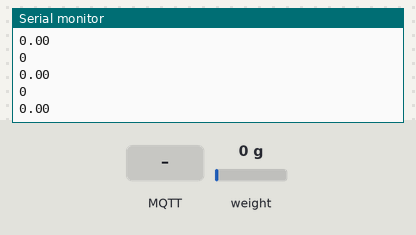
This sketch was run on a simulated ESP32. Parts: the last lines printed to the serial monitor. The test bench sets the inputs (shaded band); at power-on: weight on the scale 0 g. WiFi joins after 1.5 s; servers stay silent unless stated; no MQTT or app messages arrive unless stated.

Above: at 4.7 s.
4.8 s: MQTT message "SetZeroScale" arrives on the first subscribed topic
At 5.7 s:
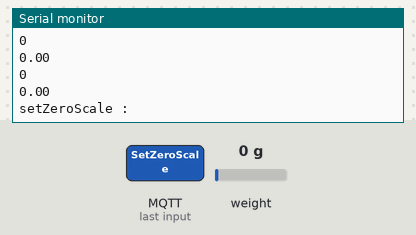
7.8 s: MQTT message "SetCalibrationFactor" arrives on the first subscribed topic
At 7.9 s:
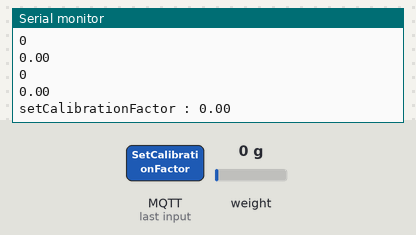
9.4 s: weight on the scale set to 100 g
At 9.42 s:
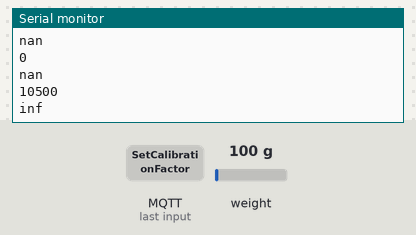
11.0 s: weight on the scale set to 1250 g
At 11.04 s:
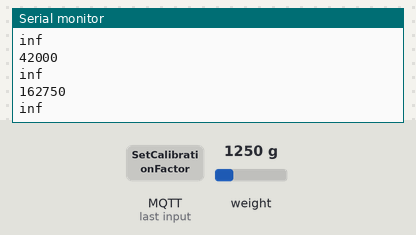
Timing chart, 0 to 13.5 s (numbered marks = the images above; inputs shaded):
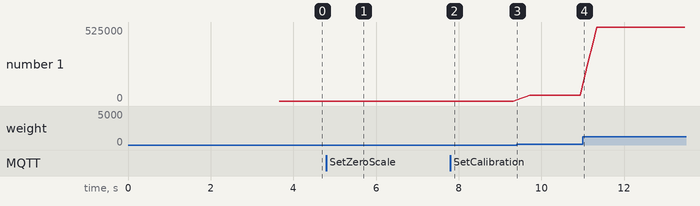

Measured:
- after the input at 4.8 s, the serial monitor: prints a new line after 0.07 s (image 1)
- after the input at 7.8 s, the serial monitor: prints a new line after 0.10 s (image 2)
- after the input at 9.4 s, the serial monitor: prints a new line at once (image 3)
- after the input at 11.0 s, the serial monitor: prints a new line at once (image 4)
- plotted number 1: 0 → 42000 after the input at 9.4 s, 42000 → 525000 after the input at 11.0 s

The sketch:

loadcell.ino
```cpp
#include "variables.h"
#include "weightCheck.h"
#include "wifi_mqtt.h"
#include "HX711.h"
void setup() {
  Serial.begin(115200);  // 시리얼 통신 초기화
  setWifi();             // Wi-Fi 설정
  setMqtt();             // MQTT 설정

  delay(1000);
  setZeroFactor(5);  // 영점 잡기
}

void loop() {
  if (WiFi.status() != WL_CONNECTED) {
    setWifi();
  }
  if (!client.connected()) {
    setMqtt();
  }
  client.loop();


  // HX711 준비 대기(권장)
  while (!scale.is_ready()) {
    delay(1);
  }
  int newDigitalValue = scale.read();  // 현재 값 읽기
  // 이동 평균 계산
  sumOfValues -= averageValue[currentIndex];        // 이전 값 빼기
  averageValue[currentIndex] = newDigitalValue;     // 새로운 값 넣기
  sumOfValues += newDigitalValue;                   // 새로운 합 계산
  currentIndex = (currentIndex + 1) % averageSize;  // 인덱스 업데이트 (순환)

  int digitalValue = sumOfValues / averageSize;  // 이동 평균 값

  checkCalibration(digitalValue);                // 캘리브레이션 값 조정
  calculate(digitalValue);                       // 무게 계산 및 MQTT로 전송
  Serial.println(digitalValue);                  // 무게 디지털값
  Serial.println(weight);

  // 영점 자동잡기
  // 로드셀 무게가 5g 이하일때 이전값과 현재값이 0.1g이하 차이라면 20번 반복시 영점잡기
  // => 영점을 잡을때도 시간이걸림
  // => 이 영점 측정시간(약 0.3~0.5초)동안 무게 감지시(컵이 올라온다거나 하는상황)에서 영점 에러 발생
  // => 따라서 자동 영점잡기 기능은 빼야할 것으로 판단됨
  if (weight <= 5 && fabs(weight - previous_weight) <= 0.1) {
    calibration_count++;  // 조건 만족 시 카운트 증가
    if (calibration_count >= 20) {
      Serial.println("조건 만족 - 영점 재설정");
      setZeroFactor(4);       // 영점 재설정
      calibration_count = 0;  // 카운트 초기화
    }
  } else {
    calibration_count = 0;  // 조건 불만족 시 카운트 초기화
  }
  previous_weight = weight;  // 이전 무게 값 업데이트
  sendWeightMQTT(weight);
}
```

variables.cpp
```cpp
#include "variables.h"

// 와이파이
char wifi_ssid[] = "NNX2-2.4G";
char wifi_password[] = "$@43skshslrtm";
IPAddress wifiIP(192, 168, 0, 251);  // 접속할 고정 IP 주소
IPAddress gateway(192, 168, 0, 1);     // 게이트웨이 주소
IPAddress subnet(255, 255, 255, 0);    // 서브넷 마스크
IPAddress dns(192, 168, 0, 1);
// MQTT
char mqttClientName[] = "LoadcellModule";
char mqttUserName[] = "nanonix"; // 아이디
char mqttPassword[] = "$@43nanonix"; // 패스워드
char publishTopic[] = "LoadcellServer";
char subscribeTopic[] = "LoadcellModule";
IPAddress mqttAddress(192, 168, 0, 230);  // MQTT 브로커 IP. 포트는 미기입시 자동 1883


// HX711 객체 정의
HX711 scale(DOUT_PIN, CLK_PIN, 128);

// 핀 정의
const int DOUT_PIN = 16;
const int CLK_PIN = 17;

// 보정값 및 영점값
float calibration_factor = 1068.1;
int calibration_count = 0;
int zeroFactor = 0;
float tolerance = 200;

// 무게 계산을 위한 변수
int currentIndex = 0;;
const int averageSize = 4;
int averageValue[averageSize] = {0};
long sumOfValues = 0;
int average = 0;
float weight = 0.0;
float previous_weight = 0.0;

// 기타 변수
int weightCount = 0;
bool useManual = false;
```

variables.h
```cpp
#ifndef VARIABLES_H
#define VARIABLES_H

#include <Arduino.h>
#include "HX711.h"

// 와이파이 정보
extern char wifi_ssid[];
extern char wifi_password[];
extern IPAddress wifiIP;    // 고정 IP 주소
extern IPAddress gateway;   // 게이트웨이 주소
extern IPAddress subnet;    // 서브넷 마스크
extern IPAddress dns;    // 서브넷 마스크


// MQTT 정보
extern char mqttClientName[]; // MQTT 접속 클라이언트 이름
extern char mqttUserName[];   // mqtt 유저명
extern char mqttPassword[];   // mqtt 패스워드명
extern char topic[];
extern IPAddress mqttAddress; // MQTT 브로커의 IP 주소
extern char publishTopic[];
extern char subscribeTopic[];


// HX711 객체를 전역 선언
extern HX711 scale;

// 핀 정의
extern const int DOUT_PIN;  // HX711 데이터 핀
extern const int CLK_PIN;   // HX711 클럭 핀

// 보정값 및 영점값
extern float calibration_factor;  // 보정값
extern int calibration_count;     // 보정값 초기화
extern int zeroFactor;            // 영점값
extern float tolerance;           // 허용 오차

// 이동 평균 계산을 위한 변수
extern int currentIndex;
extern const int averageSize;  // 이동 평균 배열 크기
extern int averageValue[];
extern long sumOfValues;      // 평균 나누기전 값
extern float weight;           // 계산된 무게
extern float previous_weight;  // 영점 조절용 이전 무게 변수


// 기타 변수
extern int weightCount;
extern bool useManual;
#endif  // VARIABLES_H
```

weightCheck.cpp
```cpp
#include "weightCheck.h"

// 영점 잡기
void setZeroFactor(int repeatNumber) {
  // Serial.println("영점잡기");
  zeroFactor = scale.read_average(repeatNumber);
  tolerance = zeroFactor * 0.001;
}


// 무게 계산 및 MQTT로 전송
void calculate(int digitalValue) {
  // weight = (digitalValue - zeroFactor) / calibration_factor; // 원본무게
  // weight = round((digitalValue - zeroFactor) / calibration_factor * 5) / 5.0; // 0.2단위 계산
  weight = round((digitalValue - zeroFactor) / calibration_factor * 100) / 100.0;  // 0.1단위 계산
  // if (digitalValue > zeroFactor + (tolerance)) {
  if (weight > 2) {  // 2g보다 클경우
    sendWeightMQTT(weight);
  } else {
    sendWeightMQTT(0);
  }
}

// 캘리브레이션 값 조정 => 캘리브레이션 팩터 => 1g당
// 더 단순 나열식, 사용시에는 함수 최적화를 통해 로직시간을 줄일것 => ex : 400000 이상 / 이하로 나누고 분산시키기
// 현재는 큰 무게부터 작은무게 순으로 내려가지만 실사용시 반대로 작은 무게에서 큰무게순으로 가는게 좋을수도 있음
void checkCalibration(int weightValue) {
  if (useManual == true) {
    return;
  }
  if (weightValue > 800000) {
    calibration_factor = 1062.0;
  } else if (weightValue > 700000) {
    calibration_factor = 1062.5;
  } else if (weightValue > 600000) {
    calibration_factor = 1065.0;
  } else if (weightValue > 500000) {
    calibration_factor = 1065.5;
  } else if (weightValue > 450000) {
    calibration_factor = 1065.5;
  } else if (weightValue > 400000) {
    calibration_factor = 1065.5;
  } else if (weightValue > 300000) {
    calibration_factor = 1065.8;
  } else if (weightValue > 200000) {
    calibration_factor = 1065.7;
  } else if (weightValue > 190000) {
    calibration_factor = 1065.6;
  } else if (weightValue > 180000) {
    calibration_factor = 1065.7;
  } else if (weightValue > 170000) {
    calibration_factor = 1065.8;
  } else if (weightValue > 160000) {
    calibration_factor = 1065.9;
  } else if (weightValue > 150000) {
    calibration_factor = 1066.0;
  } else if (weightValue > 140000) {
    calibration_factor = 1067.0;
  } else {
    calibration_factor = 1068.0;
  }
}
// ====================================================================
// ====================================================================
// 이진탐색 - 내림차 순
struct CalibrationEntry {
  int threshold;
  float factor;
};

CalibrationEntry calibrationTable[] = {
  { 800000, 1062.0 },
  { 700000, 1062.5 },
  { 600000, 1065.0 },
  { 500000, 1065.5 },
  { 450000, 1065.5 },
  { 400000, 1065.5 },
  { 300000, 1065.8 },
  { 200000, 1065.7 },
  { 190000, 1065.6 },
  { 180000, 1065.7 },
  { 170000, 1065.8 },
  { 160000, 1065.9 },
  { 150000, 1066.0 },
  { 140000, 1067.0 }
};

const float defaultFactor = 1068.0;

int tableSize = sizeof(calibrationTable) / sizeof(calibrationTable[0]);

void checkCalibration2(int weightValue) {
  if (useManual == true) {
    return;
  }

  int left = 0;
  int right = tableSize - 1;
  int index = -1;

  // 내림차순 배열에서 weightValue가 어떤 임계값보다 큰지 확인
  while (left <= right) {
    int mid = left + (right - left) / 2;
    if (weightValue > calibrationTable[mid].threshold) {
      index = mid;  // 해당 조건을 만족하는 후보 갱신
      right = mid - 1;
    } else {
      left = mid + 1;
    }
  }

  if (index != -1) {
    calibration_factor = calibrationTable[index].factor;
  } else {
    calibration_factor = defaultFactor;
  }
}
```

weightCheck.h
```cpp
#ifndef WEIGHT_CHECK_H
#define WEIGHT_CHECK_H

#include "HX711.h"
#include "wifi_mqtt.h"
#include "variables.h"

// 함수 선언
void setZeroFactor(int repeatNumber);
void calculate(int digitalValue);
void checkCalibration(int averageValue);
#endif // WEIGHT_CHECK_H
```

wifi_mqtt.cpp
```cpp
#include "wifi_mqtt.h"
#include "weightCheck.h"
#include "variables.h"
WiFiClient net;
MQTTClient client(1024, 1024);


// Wi-Fi 설정
void setWifi() {
  if (WiFi.status() != WL_CONNECTED) {
    // 고정 IP 설정 - 미사용시 주석처리
    const IPAddress local_IP(192, 168, 0, 233);  // 고정 IP 주소
    const IPAddress gateway(192, 168, 0, 1);     // 게이트웨이 주소
    const IPAddress subnet(255, 255, 255, 0);    // 서브넷 마스크
    if (!WiFi.config(local_IP, gateway, subnet)) {
      Serial.println("STA Failed to configure");
    }  // 고정IP 설정 끝
    WiFi.begin(wifi_ssid, wifi_password);
    while (WiFi.status() != WL_CONNECTED) {
      Serial.print("connecting wifi...");
      delay(1000);
    }
    Serial.print("Wifi IP: ");
    Serial.println(WiFi.localIP());
    Serial.println("WIFI connected!");
  }
};

void setMqtt() {
  if (!client.connected()) {
    client.begin(mqttAddress, net);
    while (!client.connect(mqttClientName, mqttUserName, mqttPassword)) {
      // while (!client.connect(mqttClientName)) {
      Serial.println("MQTT connecting...");
      delay(1000);
    }
    Serial.println("MQTT connected!");
    client.subscribe(subscribeTopic);
    client.onMessage(messageReceived);
  }
}


String Split(String data, char separator, int index) {
  int found = 0;
  int strIndex[] = { 0, -1 };
  int maxIndex = data.length() - 1;

  for (int i = 0; i <= maxIndex && found <= index; i++) {
    if (data.charAt(i) == separator || i == maxIndex) {
      found++;
      strIndex[0] = strIndex[1] + 1;
      strIndex[1] = (i == maxIndex) ? i + 1 : i;
    }
  }
  return found > index ? data.substring(strIndex[0], strIndex[1]) : "";
}


void messageReceived(String &topic, String &payload) {
  // Serial.println("incoming: " + topic + " - " + payload);

  String first = Split(payload, '/', 0);
  String second = Split(payload, '/', 1);

  if (first == "Reset") {
    ESP.restart();
  }
  if (first == "SetZeroScale") {
    Serial.print("setZeroScale : ");
    // 현재값으로 수동 영점잡기
    setZeroFactor(10);
    Serial.println(zeroFactor);
  }
  if (first == "SetCalibrationFactor") {
    // 보정값 입력
    Serial.print("setCalibrationFactor : ");
    useManual = true;
    calibration_factor = second.toFloat();
    Serial.println(calibration_factor);
  }
}

// 무게값 MQTT로 전송
void sendWeightMQTT(float weightValue) {
  client.publish(publishTopic, String(weightValue));
}
```

wifi_mqtt.h
```cpp
#ifndef WIFI_MQTT_H
#define WIFI_MQTT_H

#include <ArduinoJson.h>
#include <WiFi.h>
#include <MQTT.h>

// Wi-Fi 및 MQTT 클라이언트 객체
extern MQTTClient client;

// 함수 선언
void setWifi();
void setMqtt();
void messageReceived(String &topic, String &payload);
void sendWeightMQTT(float weightValue);
#endif // WIFI_MQTT_H
```
